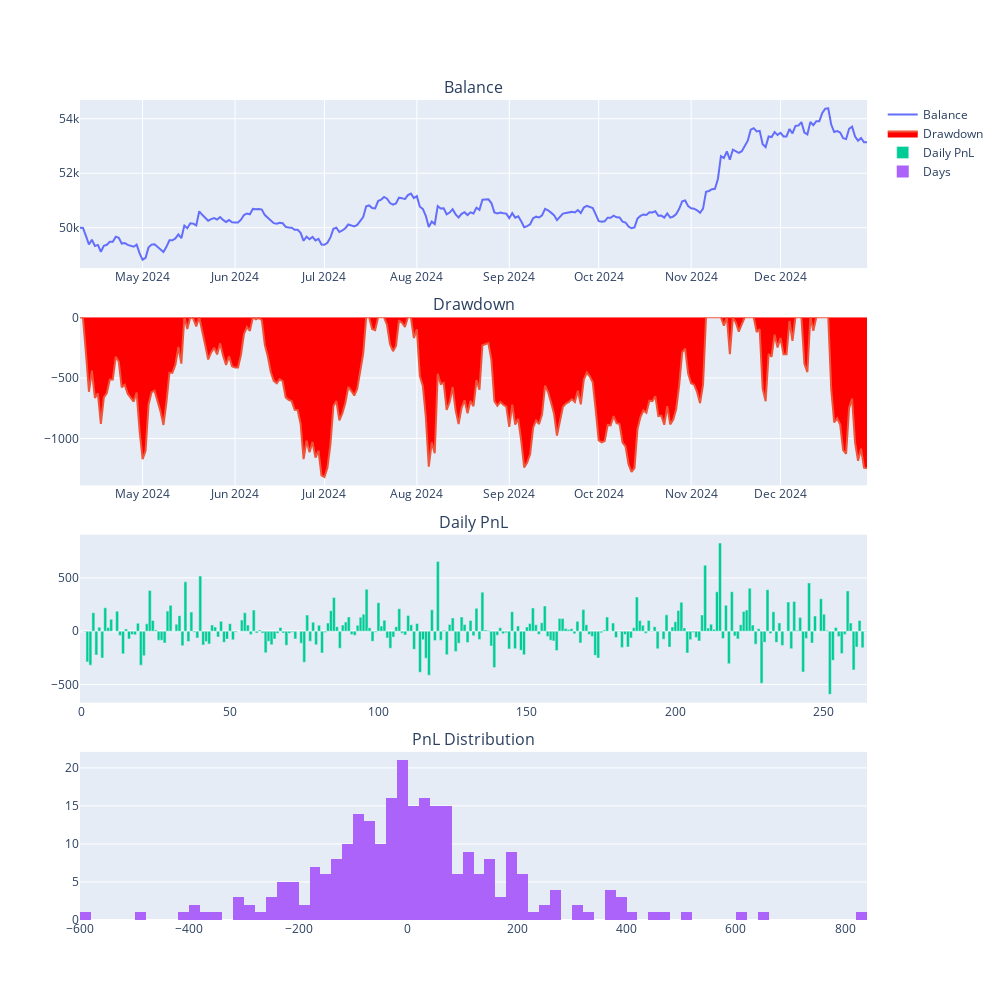

This figure's notebook cell:
### Code cell
engine.load_data()
engine.run_backtesting()
df = engine.calculate_result()
engine.calculate_statistics()
engine.show_chart()

### Figure 1 — Plotly figure (JSON) as saved in the notebook; plotly's stock layout.template omitted (floating-point values rounded to 4 significant figures; data arrays with more than 128 entries replaced by an {"elided": "..."} marker saying what was removed)
{"data": [{"mode": "lines", "name": "Balance", "type": "scatter", "x": {"elided": "265 str values"}, "xaxis": "x", "y": {"elided": "265 float values"}, "yaxis": "y"}, {"fill": "tozeroy", "fillcolor": "red", "mode": "lines", "name": "Drawdown", "type": "scatter", "x": {"elided": "265 str values"}, "xaxis": "x2", "y": {"elided": "265 float values"}, "yaxis": "y2"}, {"name": "Daily PnL", "type": "bar", "xaxis": "x3", "y": {"elided": "265 float values"}, "yaxis": "y3"}, {"name": "Days", "nbinsx": 100, "type": "histogram", "x": {"elided": "265 float values"}, "xaxis": "x4", "yaxis": "y4"}], "layout": {"annotations": [{"font": {"size": 16}, "showarrow": false, "text": "Balance", "x": 0.5, "xanchor": "center", "xref": "paper", "y": 1, "yanchor": "bottom", "yref": "paper"}, {"font": {"size": 16}, "showarrow": false, "text": "Drawdown", "x": 0.5, "xanchor": "center", "xref": "paper", "y": 0.735, "yanchor": "bottom", "yref": "paper"}, {"font": {"size": 16}, "showarrow": false, "text": "Daily PnL", "x": 0.5, "xanchor": "center", "xref": "paper", "y": 0.47, "yanchor": "bottom", "yref": "paper"}, {"font": {"size": 16}, "showarrow": false, "text": "PnL Distribution", "x": 0.5, "xanchor": "center", "xref": "paper", "y": 0.205, "yanchor": "bottom", "yref": "paper"}], "height": 1000, "width": 1000, "xaxis": {"anchor": "y", "domain": [0, 1]}, "xaxis2": {"anchor": "y2", "domain": [0, 1]}, "xaxis3": {"anchor": "y3", "domain": [0, 1]}, "xaxis4": {"anchor": "y4", "domain": [0, 1]}, "yaxis": {"anchor": "x", "domain": [0.795, 1]}, "yaxis2": {"anchor": "x2", "domain": [0.53, 0.735]}, "yaxis3": {"anchor": "x3", "domain": [0.265, 0.47]}, "yaxis4": {"anchor": "x4", "domain": [0, 0.205]}}}
